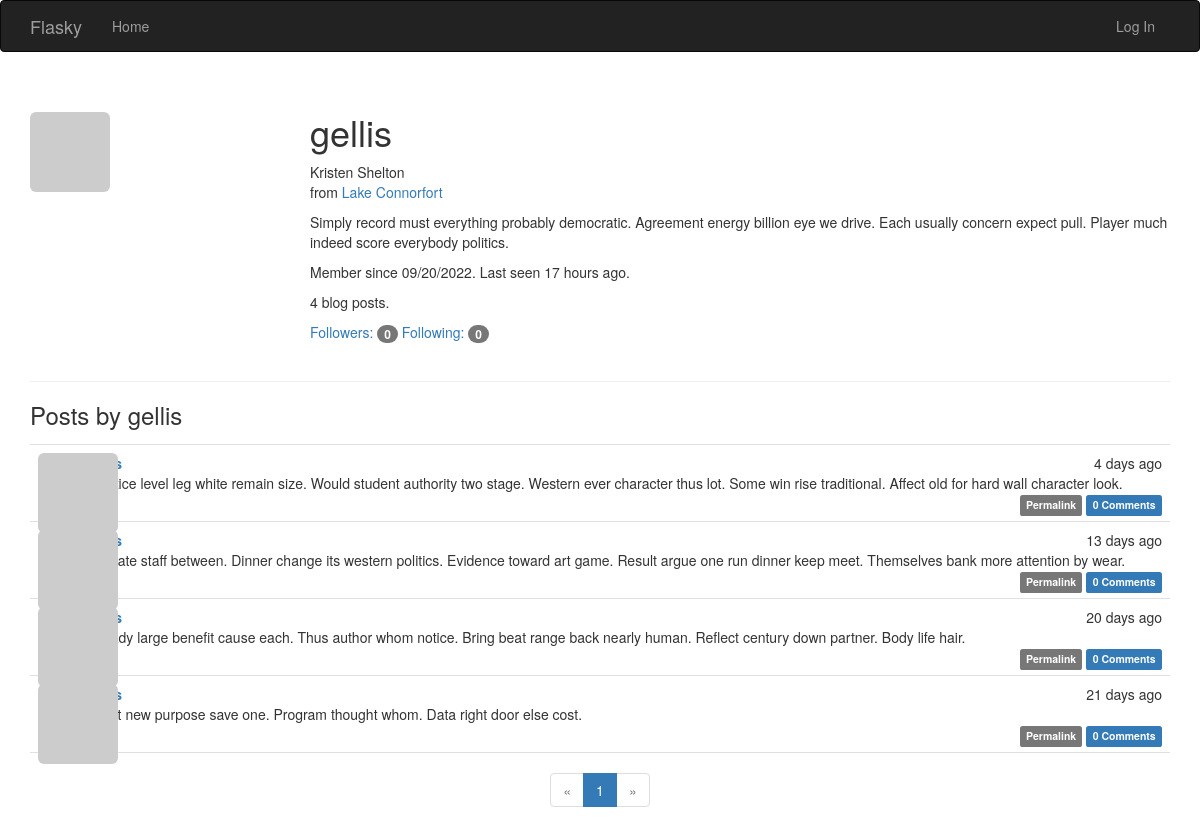
/user/gellis, run on the app's committed database.
### app/models.py (models this page shows, shortened)
class User(UserMixin, db.Model):
    __tablename__ = 'users'
    id = db.Column(db.Integer, primary_key=True)
    email = db.Column(db.String(64), unique=True, index=True)
    username = db.Column(db.String(64), unique=True, index=True)
    role_id = db.Column(db.Integer, db.ForeignKey('roles.id'))
    password_hash = db.Column(db.String(128))
    confirmed = db.Column(db.Boolean, default=False)
    name = db.Column(db.String(64))
    location = db.Column(db.String(64))
    about_me = db.Column(db.Text())
    member_since = db.Column(db.DateTime(), default=datetime.utcnow)
    last_seen = db.Column(db.DateTime(), default=datetime.utcnow)
    avatar_hash = db.Column(db.String(32))
    posts = db.relationship('Post', backref='author', lazy='dynamic')  # author_id in Post
    followed = db.relationship('Follow',
                               foreign_keys=[Follow.follower_id],
                               backref=db.backref('follower', lazy='joined'),
                               lazy='dynamic',
                               cascade='all, delete-orphan')
    followers = db.relationship('Follow',
                                foreign_keys=[Follow.followed_id],
                                backref=db.backref('followed', lazy='joined'),
                                lazy='dynamic',
                                cascade='all, delete-orphan')
    comments = db.relationship('Comment', backref='author', lazy='dynamic')
    @property  # get
    def password(self):
        raise AttributeError('password is not a readable attribute')
    def gravatar(self, size=100, default='identicon', rating='g'):
        if request.is_secure:
            url = 'https://secure.gravatar.com/avatar'
        else:
            url = 'http://gravatar.com/avatar'
        hashed = self.avatar_hash or self.gravatar_hash()
        return f'{url}/{hashed}?s={size}&d={default}&r={rating}'

class Post(db.Model):
    __tablename__ = 'posts'
    id = db.Column(db.Integer, primary_key=True)
    body = db.Column(db.Text)
    timestamp = db.Column(db.DateTime, index=True, default=datetime.utcnow)
    author_id = db.Column(db.Integer, db.ForeignKey('users.id'))
    body_html = db.Column(db.Text)
    comments = db.relationship('Comment', backref='post', lazy='dynamic')

### app/main/views.py (the view)
@main.route('/user/<username>')
def user(username):
    user = User.query.filter_by(username=username).first()
    if user is None:
        abort(404)
    page = request.args.get('page', 1, type=int)
    pagination = user.posts.order_by(Post.timestamp.desc()).paginate(
        page=page, per_page=current_app.config['FLASKY_POSTS_PER_PAGE'],
        error_out=False)
    posts = pagination.items
    return render_template('user.html', user=user, posts=posts, pagination=pagination)

### app/auth/views.py (called while the page is built)
@auth.before_app_request
def before_request():
    if current_user.is_authenticated:
        current_user.ping()
        if not current_user.confirmed \
                and request.blueprint != 'auth' \
                and request.endpoint != 'static':
            return redirect(url_for('auth.unconfirmed'))

### app/main/__init__.py (called while the page is built)
@main.app_context_processor
def inject_permissions():
    return dict(Permission=Permission)

### app/models.py (called while the page is built)
    def can(self, perm):
        return False

    def is_administrator(self):
        return False

### app/templates/user.html (shortened to what this page needs)
{% extends "base.html" %}
{% import "_macros.html" as macros %}
{% block page_content %}
<div class="page-header">
    <img class="img-rounded profile-thumbnail" src="{{ user.gravatar(size=256) }}">
    <div class="profile-header">
        <h1>{{ user.username }}</h1>
        {% if user.name or user.location %}
        <p>
            {% if user.name %}{{ user.name }}<br>{% endif %}
            {% if user.location %}
            from <a href="http://maps.google.com/?q={{ user.location }}">{{ user.location }}</a><br>
            {% endif %}
        </p>
        {% endif %}
        {% if user.about_me %}<p>{{ user.about_me }}</p>{% endif %}
        <p>
            Member since {{ moment(user.member_since).format('L') }}. Last seen {{ moment(user.last_seen).fromNow() }}.
        </p>
        <p>{{ user.posts.count() }} blog posts.</p>
        <p>
            <a href="{{ url_for('.followers', username=user.username) }}">Followers: <span class="badge">{{ user.followers.count() - 1 }}</span></a>
            <a href="{{ url_for('.followed_by', username=user.username) }}">Following: <span class="badge">{{ user.followed.count() - 1 }}</span></a>
        </p>
    </div>
</div>
<h3>Posts by {{ user.username }}</h3>
{% include '_posts.html' %}
{% if pagination %}
<div class="pagination">
    {{ macros.pagination_widget(pagination, '.user', username=user.username) }}
</div>
{% endif %}
{% endblock %}

### app/templates/_posts.html (shortened to what this page needs)
<ul class="posts">
    {% for post in posts %}
    <li class="post">
        <div class="post-thumbnail">
            <a href="{{ url_for('.user', username=post.author.username) }}">
                <img class="img-rounded profile-thumbnail" src="{{ post.author.gravatar(size=40) }}">
            </a>
        </div>
        <div class="post-content">
            <div class="post-date">{{ moment(post.timestamp).fromNow() }}</div>
            <div class="post-author">
                <a href="{{ url_for('.user', username=post.author.username) }}">
                </a>
            </div>
            <div class="post-body">
                {% if post.body_html %}
                {{ post.body_html | safe }}
                {% else %}
                {{ post.body }}
                {% endif %}
            </div>
            <div class="post-footer">
                <a href="{{ url_for('.post', id=post.id) }}">
                    <span class="label label-default">Permalink</span>
                </a>
                <a href="{{ url_for('.post', id=post.id) }}#comments">
                    <span class="label label-primary">{{ post.comments.count() }} Comments</span>
                </a>
            </div>
        </div>
    </li>
    {% endfor %}
</ul>

### app/static/styles.css (style rules this page uses)
.profile-thumbnail { position: absolute; }
.profile-header { min-height: 260px; margin-left: 280px; }
ul.posts { list-style-type: none; padding: 0px; margin: 16px 0px 0px 0px; border-top: 1px solid #e0e0e0; }
ul.posts li.post { padding: 8px; border-bottom: 1px solid #e0e0e0; }
div.post-date { float: right; }
div.post-author { font-weight: bold; }
div.post-thumbnail { position: absolute; }
div.post-content { margin-left: 48px; min-height: 48px; }
div.post-footer { text-align: right; }
div.pagination { width: 100%; text-align: center; padding: 0px; margin: 0px; }

### data on the page
User: username "gellis", name "Kristen Shelton", location "Lake Connorfort", about_me "Simply record must everything probably democratic. Agreement energy billion eye we drive. Each usually concern expect pull. Player much indeed score everybody politics.", member_since "09/20/2022", last_seen "17 hours ago"
Post: timestamp "4 days ago", body "Practice level leg white remain size. Would student authority two stage. Western ever character thus lot. Some win rise traditional. Affect old for hard wall character look.", comments.count "0"
Post: timestamp "13 days ago", body "Into rate staff between. Dinner change its western politics. Evidence toward art game. Result argue one run dinner keep meet. Themselves bank more attention by wear.", comments.count "0"
Post: timestamp "20 days ago", body "Already large benefit cause each. Thus author whom notice. Bring beat range back nearly human. Reflect century down partner. Body life hair.", comments.count "0"
Post: timestamp "21 days ago", body "Affect new purpose save one. Program thought whom. Data right door else cost.", comments.count "0"

### other printed values
{{ user.posts.count() }} "4"
{{ user.followers.count() - 1 }} "0"
{{ user.followed.count() - 1 }} "0"
{{ p }} "1"
